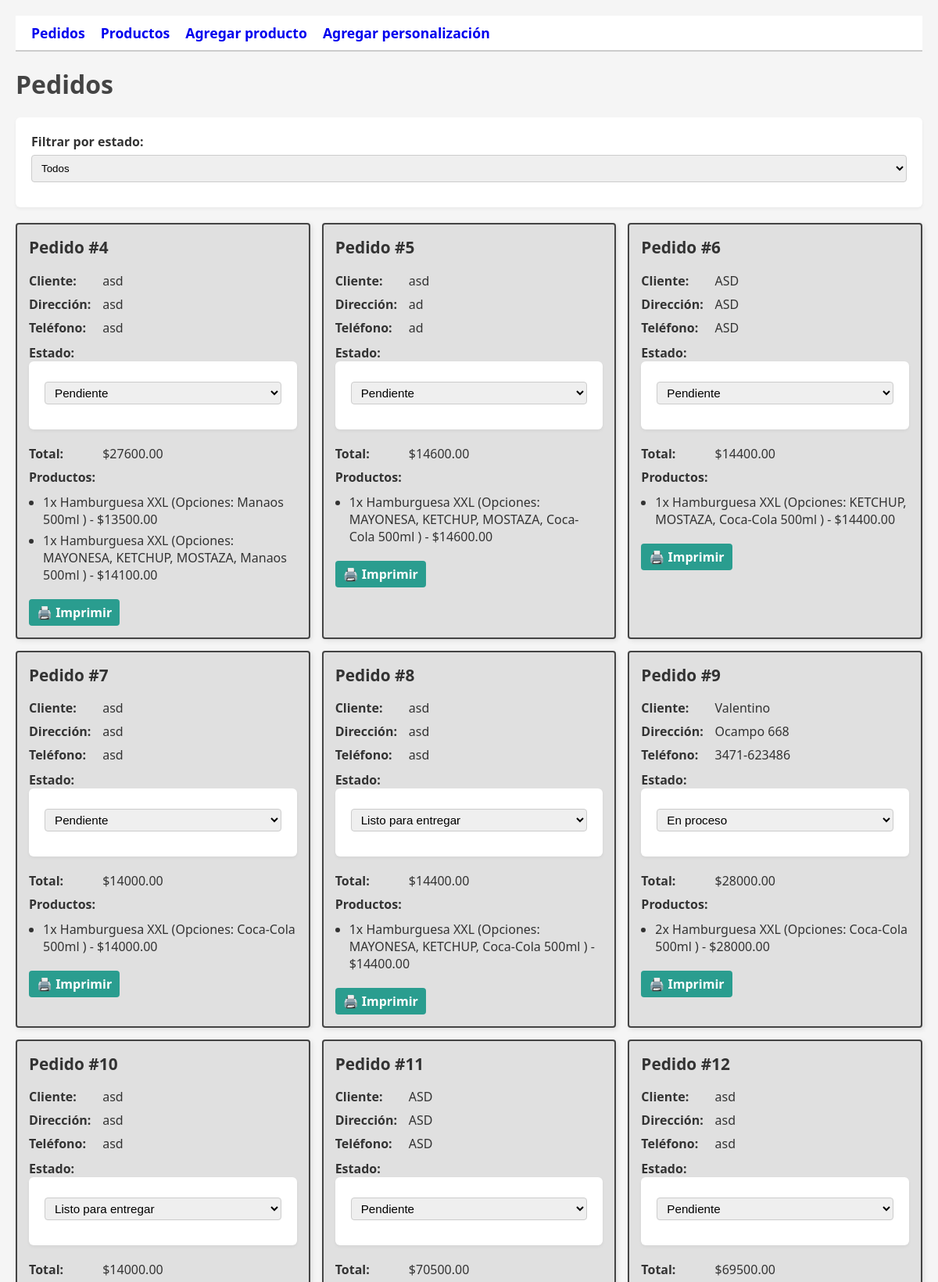
/panel/pedidos/ (upper part), run on the app's committed database.
### mi_app/models.py (models this page shows, shortened)
class Pedido(models.Model):
    ESTADOS = [
        ('pendiente', 'Pendiente'),
        ('proceso', 'En proceso'),
        ('listo', 'Listo para entregar'),
        ('entregado', 'Entregado'),
        ('cancelado', 'Cancelado'),
    ]
    cliente_nombre = models.CharField(max_length=100)
    cliente_direccion = models.CharField(max_length=200)
    cliente_telefono = models.CharField(max_length=20, blank=True)
    total = models.DecimalField(max_digits=10, decimal_places=2, default=0)
    estado = models.CharField(max_length=20, choices=ESTADOS, default='pendiente')
    fecha_creacion = models.DateTimeField(auto_now_add=True)

class PedidoProducto(models.Model):
    pedido = models.ForeignKey(Pedido, on_delete=models.CASCADE, related_name='items')
    producto = models.ForeignKey(Producto, on_delete=models.CASCADE)
    cantidad = models.PositiveIntegerField(default=1)
    opciones_seleccionadas = models.ManyToManyField(PersonalizacionOpcion, blank=True)
    def subtotal(self):
        subtotal_base = self.producto.precio * self.cantidad
        extras = sum([op.precio_extra for op in self.opciones_seleccionadas.all()])
        return subtotal_base + (extras * self.cantidad)

class Producto(models.Model):
    nombre = models.CharField(max_length=100)
    descripcion = models.TextField(blank=True)
    precio = models.DecimalField(max_digits=8, decimal_places=2)
    categoria = models.CharField(max_length=50)
    disponible = models.BooleanField(default=True)
    personalizable = models.BooleanField(default=False)
    campos_personalizacion = models.ManyToManyField('PersonalizacionCampo', blank=True, related_name='productos')
    imagen = models.ImageField(upload_to='productos/', blank=True, null=True)  # 👈 campo nuevo

class PersonalizacionOpcion(models.Model):
    campo = models.ForeignKey(PersonalizacionCampo, on_delete=models.CASCADE, related_name='opciones')
    nombre = models.CharField(max_length=100)
    precio_extra = models.DecimalField(max_digits=6, decimal_places=2, default=0)

### mi_app/views.py (the view)
# urls.py: path('panel/pedidos/', views.pedidos_admin, name='pedidos_admin'),
def pedidos_admin(request):
    estado = request.GET.get('estado')
    pedidos = Pedido.objects.all()
    if estado:
        pedidos = pedidos.filter(estado=estado)
    return render(request, 'admin/pedidos_admin.html', {'pedidos': pedidos})

### mi_app/templates/admin/pedidos_admin.html (shortened to what this page needs)
{% load static %}
<link rel="stylesheet" href="{% static 'css/admin_panel.css' %}">
<nav class="admin-menu">
  <a href="{% url 'pedidos_admin' %}">Pedidos</a>
  <a href="{% url 'productos_admin' %}">Productos</a>
  <a href="{% url 'agregar_producto_admin' %}">Agregar producto</a>
  <a href="{% url 'agregar_personalizacion_admin' %}">Agregar personalización</a>
</nav>
<h1>Pedidos</h1>
<link rel="stylesheet" href="{% static 'css/pedidos_admin.css' %}">
<form method="get" style="margin-bottom: 20px;">
  <label for="estado">Filtrar por estado:</label>
  <select id="estado" name="estado" onchange="this.form.submit()">
    <option value="">Todos</option>
  </select>
</form>
<div class="pedidos-grid">
  {% for pedido in pedidos %}
    <div class="pedido-card">
      <h2>Pedido #{{ pedido.id }}</h2>
      <div class="pedido-info"><strong>Cliente:</strong> {{ pedido.cliente_nombre }}</div>
      <div class="pedido-info"><strong>Dirección:</strong> {{ pedido.cliente_direccion }}</div>
      <div class="pedido-info"><strong>Teléfono:</strong> {{ pedido.cliente_telefono }}</div>
      <div class="pedido-estado" style="margin-top: 10px;"><strong>Estado:</strong>
        <form method="post" action="{% url 'cambiar_estado_pedido' pedido.id %}">
          <select name="estado" onchange="this.form.submit()">
            {% for key, label in pedido.ESTADOS %}
              <option value="{{ key }}" {% if pedido.estado == key %}selected{% endif %}>{{ label }}</option>
            {% endfor %}
          </select>
        </form>
      </div>
      <div class="pedido-info"><strong>Total:</strong> ${{ pedido.total }}</div>
      <div class="pedido-info"><strong>Productos:</strong></div>
      <ul class="productos-list">
        {% for item in pedido.items.all %}
          <li>
            {{ item.cantidad }}x {{ item.producto.nombre }}
            {% if item.opciones_seleccionadas.all %}
              (Opciones:
              {% for op in item.opciones_seleccionadas.all %}
                {{ op.nombre }}{% if not forloop.last %}, {% endif %}
              {% endfor %}
              )
            {% endif %}
            - ${{ item.subtotal|floatformat:2 }}
          </li>
        {% endfor %}
      </ul>
      <div class="pedido-actions">
        <a href="{% url 'imprimir_pedido' pedido.id %}" target="_blank">🖨️ Imprimir</a>
      </div>
    </div>
  {% empty %}
    <p>No hay pedidos para mostrar.</p>
  {% endfor %}
</div>

### mi_app/static/css/admin_panel.css (style rules this page uses)
h1 { margin-top: 20px; font-size: 2rem; color: #444; }
.admin-menu { background-color: #ffffff; padding: 10px 20px; border-bottom: 2px solid #ccc; margin-bottom: 20px; display: flex; gap: 20px; }
.admin-menu a { text-decoration: none; font-weight: bold; font-size: 1.1rem; }
.pedidos-grid { display: grid; grid-template-columns: repeat(auto-fill, minmax(280px, 1fr)); gap: 15px; }
.pedido-card { border: 2px solid #444; border-radius: 4px; padding: 15px; background: #e0e0e0; box-shadow: 2px 2px 6px rgba(0,0,0,0.1); }
.pedido-card h2 { margin-top: 0; font-size: 1.3rem; }
.pedido-info { margin: 8px 0; }
.pedido-info strong { display: inline-block; width: 90px; }
.pedido-estado select { padding: 4px 8px; font-size: 0.95rem; }
.pedido-actions a { display: inline-block; margin-top: 10px; padding: 6px 10px; background: #2a9d8f; color: white; text-decoration: none; border-radius: 4px; font-weight: bold; transition: background 0.2s; }
.productos-list { margin: 10px 0; padding-left: 18px; }
.productos-list li { margin-bottom: 5px; }
form { background-color: white; padding: 20px; border-radius: 6px; box-shadow: 0 2px 4px rgba(0,0,0,0.05); margin-bottom: 20px; }
form label { font-weight: bold; }
form input[type="text"], form input[type="number"], form input[type="file"], form select, form textarea { width: 100%; padding: 8px; margin: 6px 0 12px 0; border: 1px solid #ccc; border-radius: 4px; box-sizing: border-box; }

### data on the page
Pedido: id "4", cliente_nombre "asd", cliente_direccion "asd", cliente_telefono "asd", estado "Pendiente", total "27600.00"
PedidoProducto: cantidad "1", producto.nombre "Hamburguesa XXL", subtotal "13500.00"
PersonalizacionOpcion: nombre "Manaos 500ml"
PedidoProducto: cantidad "1", producto.nombre "Hamburguesa XXL", subtotal "14100.00"
PersonalizacionOpcion: nombre "MAYONESA"
PersonalizacionOpcion: nombre "KETCHUP"
PersonalizacionOpcion: nombre "MOSTAZA"
Pedido: id "5", cliente_nombre "asd", cliente_direccion "ad", cliente_telefono "ad", estado "Pendiente", total "14600.00"
PedidoProducto: cantidad "1", producto.nombre "Hamburguesa XXL", subtotal "14600.00"
PersonalizacionOpcion: nombre "Coca-Cola 500ml"
Pedido: id "6", cliente_nombre "ASD", cliente_direccion "ASD", cliente_telefono "ASD", estado "Pendiente", total "14400.00"
PedidoProducto: cantidad "1", producto.nombre "Hamburguesa XXL", subtotal "14400.00"
Pedido: id "7", cliente_nombre "asd", cliente_direccion "asd", cliente_telefono "asd", estado "Pendiente", total "14000.00"
PedidoProducto: cantidad "1", producto.nombre "Hamburguesa XXL", subtotal "14000.00"
Pedido: id "8", cliente_nombre "asd", cliente_direccion "asd", cliente_telefono "asd", estado "Listo para entregar", total "14400.00"
PedidoProducto: cantidad "1", producto.nombre "Hamburguesa XXL", subtotal "14400.00"
Pedido: id "9", cliente_nombre "Valentino", cliente_direccion "Ocampo 668", cliente_telefono "3471-623486", estado "En proceso", total "28000.00"
PedidoProducto: cantidad "2", producto.nombre "Hamburguesa XXL", subtotal "28000.00"
Pedido: id "10", cliente_nombre "asd", cliente_direccion "asd", cliente_telefono "asd", estado "Listo para entregar", total "14000.00"
Pedido: id "11", cliente_nombre "ASD", cliente_direccion "ASD", cliente_telefono "ASD", estado "Pendiente", total "70500.00"
Pedido: id "12", cliente_nombre "asd", cliente_direccion "asd", cliente_telefono "asd", estado "Pendiente", total "69500.00"
